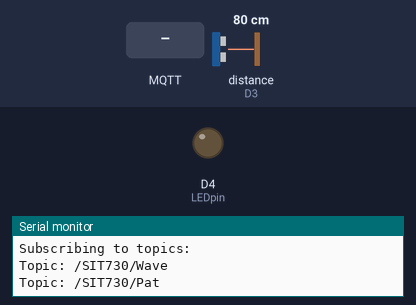
Simulated run of this sketch. Board: Arduino MKR. Shown: output pins drawn as LEDs (lit = HIGH), the last lines printed to the serial monitor. Wiring (inferred from the names in the program): ultrasonic range finder: trigger D2; echo D3. Dashed ring = blinking. The test bench sets the inputs (shaded band); at power-on: distance to the obstacle (sensor on D3) 80 cm. The echo pulse lasts 58.3 µs per cm; WiFi joins after 1.5 s; servers stay silent unless stated; no MQTT or app messages arrive unless stated; pins used as bus, display or sensor lines are not drawn.

Above: at 2.7 s.
2.8 s: MQTT message "None" arrives on the first subscribed topic
At 3.06 s:
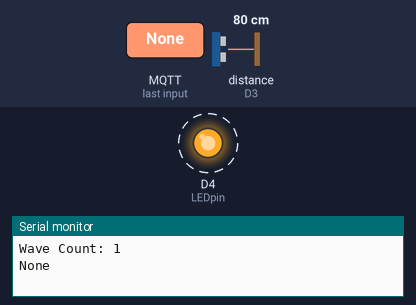
5.8 s: MQTT message "pattern1" arrives on the first subscribed topic
At 7.9 s:
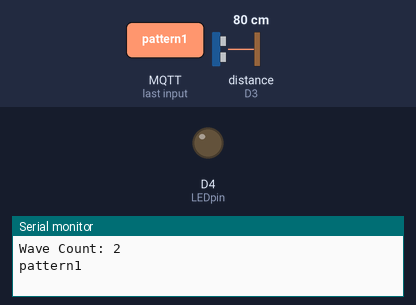
8.8 s: MQTT message "1" arrives on the first subscribed topic
At 9.08 s:
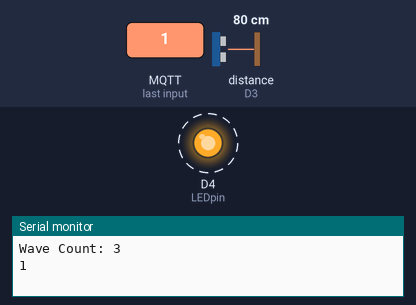
11.8 s: MQTT message "pattern2" arrives on the first subscribed topic
At 14.6 s:
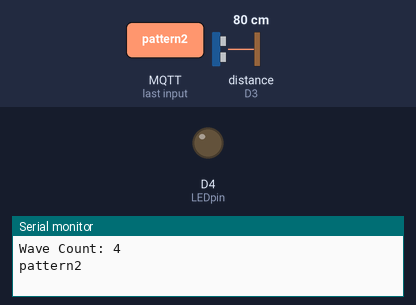
Timing chart, 0 to 15.8 s (numbered marks = the images above; inputs shaded):
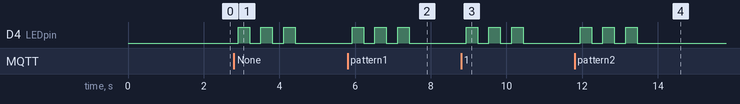

Measured:
- after the input at 2.8 s, D4 (LEDpin): alternates HIGH for 0.30 s and LOW for 0.30 s, 6 changes in all, then stays LOW, starting after 0.11 s
- after the input at 5.8 s, D4 (LEDpin): alternates HIGH for 0.30 s and LOW for 0.30 s, 6 changes in all, then stays LOW, starting after 0.12 s
- after the input at 8.8 s, D4 (LEDpin): alternates HIGH for 0.30 s and LOW for 0.30 s, 6 changes in all, then stays LOW, starting after 0.13 s
- after the input at 11.8 s, D4 (LEDpin): alternates HIGH for 0.30 s and LOW for 0.30 s, 6 changes in all, then stays LOW, starting after 0.15 s

The sketch:

Task3.3_MQTT.ino
```cpp
#include <ArduinoMqttClient.h>
#include "arduino_secrets.h"
#include <WiFiNINA.h>
#include <Arduino.h>

#define LED_LIST_MAX_SIZE 15

//Wifi Connection Details
// Please enter your sensitive data in the Secret tab
char ssid[] = SECRET_SSID; // your network SSID (name)
char pass[] = SECRET_PASS; // your network password (use for WPA, or use as key for WEP)
String apikey = SECRET_APIKEY;
WiFiClient wifiClient;
WiFiClient client;

// IFTTT Connection Details
String eventName = "MessageReceived";
char HOST_NAME[] = "maker.ifttt.com";
String PATH_NAME = "/trigger/" + eventName + "/with/key/" + apikey; // change your EVENT-NAME and YOUR-KEY
const char broker[] = "broker.emqx.io";
int port = 1883;

//MQTT Connection Details
MqttClient mqttClient(wifiClient);
const String topicWave = "/SIT730/Wave";
const String topicPat = "/SIT730/Pat";
String messageMQTT = "PhilipWilliams";

//HC-SR04 Sensor and LED Details
const int LEDpin = 4;
const int trigPin = 2;
const int echoPin = 3;
const int sampleSize = 5;
int distance_samples[sampleSize];
int sample_index = 0;
int waveCount = 0;

//LED Blink Pattern Details
// timers for led blink patterns
int pattern1Interval = 250;
int pattern2Interval = 150;
unsigned long pattern1lastTime1 = 0;
unsigned long pattern2lastTime2 = 0;

// For number of times we want the LED to blink multiple by 2 (for on and off)
int pattern1BlinkQty = 3 * 2;
int pattern2BlinkQty = 5 * 2;
int pattern1BlinkCount = 0;
int pattern2BlinkCount = 0;
String currentPattern = "None";

String LED_LIST[LED_LIST_MAX_SIZE]; // The array to hold the strings
int LEDlistSize = 0;                // The current size of the list

void setup()
{
  setupSerial();
  setupWiFi();
  setupMQTT();
  topicSubscriptionMQTT();
  setupHC_SR04();
  setupLED();
}

void loop()
{
  mqttClient.poll();
  sensorUpdate();
  handPatternCheck();
  waveCheck();
  LedBlink();
}
```

10Waves.ino
```cpp
void waveCheck()
{
    if (waveCount >= 10)
    {
        String subject = "10%20Waves%20Detected";
        String body = "Someone%20waved%20at%20the%20sensor%2010%20times";
        serverSend(subject, body);
        waveCount = 0;
    }
}

void serverSend(String subject, String body)
{
    String queryString = "?value1=" + subject + "&value2=" + body;

    // connect to web server on port 80:
    if (client.connect(HOST_NAME, 80))
    {
        // if connected:
        Serial.println("Connected to server");
    }
    else
    { // if not connected:
        Serial.println("connection failed");
    }

    // make a HTTP request:
    // send HTTP header
    client.println("GET " + PATH_NAME + queryString + " HTTP/1.1");
    client.println("Host: " + String(HOST_NAME));
    client.println("Connection: close");
    client.println(); // end HTTP header

    while (client.connected())
    {
        if (client.available())
        {
            // read an incoming byte from the server and print it to serial monitor:
            char c = client.read();
            Serial.print(c);
        }
    }

    // the server's disconnected, stop the client:
    client.stop();
    Serial.println();
    Serial.println("disconnected");
}
```

MQTT.ino
```cpp
void MQTTSend(String topic)
{
    mqttClient.beginMessage(topic);
    mqttClient.print(messageMQTT);
    mqttClient.endMessage();
}

void onMqttMessage(int messageSize)
{
    String pattern = "";
    // we received a message, print out the topic and contents
    Serial.print("Received a message with topic '");
    Serial.print(mqttClient.messageTopic());
    Serial.print("', length ");
    Serial.print(messageSize);
    Serial.println(" bytes:");

    if (mqttClient.messageTopic() == topicWave)
    {
        addToLEDList("pattern1");
        waveCount++;
        Serial.print("Wave Count: ");
        Serial.println(waveCount);
    }
    else if (mqttClient.messageTopic() == topicPat)
    {
        addToLEDList("pattern2");
    }

    // use the Stream interface to print the contents
    while (mqttClient.available())
    {
        Serial.print((char)mqttClient.read());
    }
    Serial.println();
    Serial.println();
}
```

arduino_secrets.h
```cpp
#define SECRET_SSID "APname"
#define SECRET_PASS "Password"
#define SECRET_APIKEY "APIKey"
```

led.ino
```cpp
void LedBlink()
{

    if (currentPattern == "None")
    {
        currentPattern = processLEDList();
    }

    if (currentPattern == "pattern1")
    {
        if (millis() - pattern1lastTime1 > pattern1Interval)
        {
            digitalWrite(LEDpin, !digitalRead(LEDpin));
            pattern1BlinkCount++;
            if (pattern1BlinkCount >= pattern1BlinkQty)
            {
                currentPattern = "None";
                pattern1BlinkCount = 0;
            }
            pattern1lastTime1 = millis();
        }
    }
    else if (currentPattern == "pattern2")
    {
        if (millis() - pattern2lastTime2 > pattern2Interval)
        {
            digitalWrite(LEDpin, !digitalRead(LEDpin));
            pattern2BlinkCount++;
            if (pattern2BlinkCount >= pattern2BlinkQty)
            {
                currentPattern = "None";
                pattern2BlinkCount = 0;
            }
            pattern2lastTime2 = millis();
        }
    }
}

void addToLEDList(String pattern)
{
    if (LEDlistSize < LED_LIST_MAX_SIZE)
    {
        LED_LIST[LEDlistSize] = pattern;
        LEDlistSize++;
    }
    else
    {
        Serial.println("Unable to process more than 15 LED patterns");
    }
}

String processLEDList()
{
    if (LEDlistSize > 0)
    {
        String pattern = LED_LIST[0];

        for (int i = 1; i < LEDlistSize; i++)
        {
            LED_LIST[i - 1] = LED_LIST[i];
        }

        LEDlistSize--;
        return pattern;
    }
    else
    {
        return "None";
    }
}
```

sensor.ino
```cpp
void sensorUpdate()
{
    int curr_distance = measure_distance();
    update_samples(curr_distance);
    delay(70);
}

void handPatternCheck()
{
    if (detect_moving_towards())
    {
        Serial.println("Hand Pat detected!");
        MQTTSend(topicPat);
        clear_samples();
    }
    else if (detect_wave())
    {
        Serial.println("Hand wave detected!");
        MQTTSend(topicWave);
        clear_samples();
    }
}

float measure_distance()
{
    digitalWrite(trigPin, LOW);
    delayMicroseconds(2);
    digitalWrite(trigPin, HIGH);
    delayMicroseconds(10);
    digitalWrite(trigPin, LOW);
    int duration = pulseIn(echoPin, HIGH);
    int distance = (duration / 2) * 0.0344;
    return distance;
}

void update_samples(int new_sample)
{
    distance_samples[sample_index] = new_sample;
    sample_index = (sample_index + 1) % sampleSize;
}

void clear_samples()
{
    for (int i = 0; i < sampleSize; i++)
    {
        distance_samples[i] = 0;
    }
}

bool detect_wave()
{
    int count = 0;

    bool matchPart1 = false;
    bool matchPart2 = false;
    bool matchPart3 = false;

    for (int i = sample_index; count < sampleSize; i = (i + 1) % sampleSize)
    {
        count++;
        if (distance_samples[i] > 100 && matchPart2 == false && matchPart3 == false)
        {
            matchPart1 = true;
        }
        else if (distance_samples[i] < 100 && matchPart1 == true && matchPart3 == false)
        {
            matchPart2 = true;
        }
        else if (distance_samples[i] > 100 && matchPart1 == true && matchPart2 == true)
        {
            matchPart3 = true;
            // debugPatterns("Wave", true);
            return true;
        }
    }
    return false;
}

bool detect_moving_towards()
{
    int count = 0;
    int trigger = 0;
    for (int i = sample_index; count < sampleSize; i = (i + 1) % sampleSize)
    {
        if (trigger == 2)
        {
            // debugPatterns("Pat", true);
            return true;
        }
        count++;
        if (distance_samples[i] < distance_samples[(i + 1) % sampleSize] && distance_samples[i] < 100 && distance_samples[i] != 0)
        {
            trigger++;
        }
        else
        {
            // debugPatterns("Pat", false);
            return false;
        }
    }
    return false;
}

void debugPatterns(String Trigger, bool matched)
{
    int debug_count = 0;
    Serial.println("******************************************************************************************************");
    Serial.print(Trigger);
    Serial.print(": ");
    if (matched)
    {
        Serial.println("Matched");
    }
    else
    {
        Serial.println("No Match");
    }
    Serial.print("sample index: ");
    Serial.println(sample_index);
    Serial.print("Test sequence: ");
    for (int i = sample_index; debug_count < sampleSize; i = (i + 1) % sampleSize)
    {
        Serial.print("Index: ");
        Serial.print(i);
        Serial.print(": ");
        Serial.print(distance_samples[i]);
        Serial.print(" ");
        debug_count++;
    }
    Serial.println();
    Serial.println("******************************************************************************************************");
}
```

setup.ino
```cpp
void setupSerial()
{
    Serial.begin(9600);
    while (!Serial)
        ;
}

void setupWiFi()
{
    // initialize WiFi connection
    Serial.print("Attempting to connect to SSID: ");
    Serial.println(ssid);
    while (WiFi.begin(ssid, pass) != WL_CONNECTED)
    {
        // failed, retry
        Serial.print(".");
        delay(5000);
    }

    Serial.println("You're connected to the network");
    Serial.println();
}

void setupMQTT()
{
    Serial.print("Attempting to connect to the MQTT broker: ");
    Serial.println(broker);

    if (!mqttClient.connect(broker, port))
    {
        Serial.print("MQTT connection failed! Error code = ");
        Serial.println(mqttClient.connectError());

        while (1)
            ;
    }

    Serial.println("You're connected to the MQTT broker!");
    Serial.println();

    mqttClient.onMessage(onMqttMessage);
}

void topicSubscriptionMQTT()
{
    mqttClient.subscribe(topicWave);
    mqttClient.subscribe(topicPat);

    Serial.println("Subscribing to topics: ");
    Serial.print("Topic: ");
    Serial.println(topicWave);
    Serial.print("Topic: ");
    Serial.println(topicPat);
}

void setupHC_SR04()
{
    pinMode(trigPin, OUTPUT);
    pinMode(echoPin, INPUT);
}

void setupLED()
{
    pinMode(LEDpin, OUTPUT);
}
```
